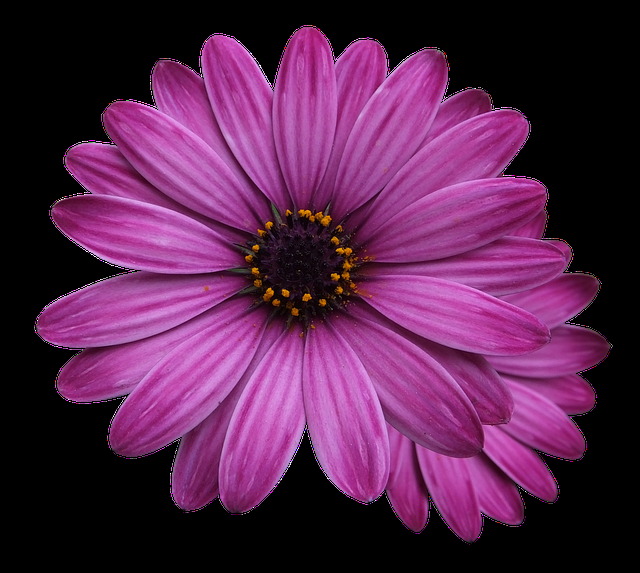
#> input picture Goruntu_Isleme/flower.png, 640 x 573 px
$ python yeni.py
#> lines starting #> are read from the running program, lines starting #| are printed output that depends on the picture
import cv2
import matplotlib.pyplot as plt
import numpy as np

foto=cv2.imread("flower.png")
#> foto is the input picture: shape (573, 640, 3); mean B, G, R 77, 35.5, 86.7
cv2.imshow("Renkli_Foto",foto)

B = foto[:,:,0]
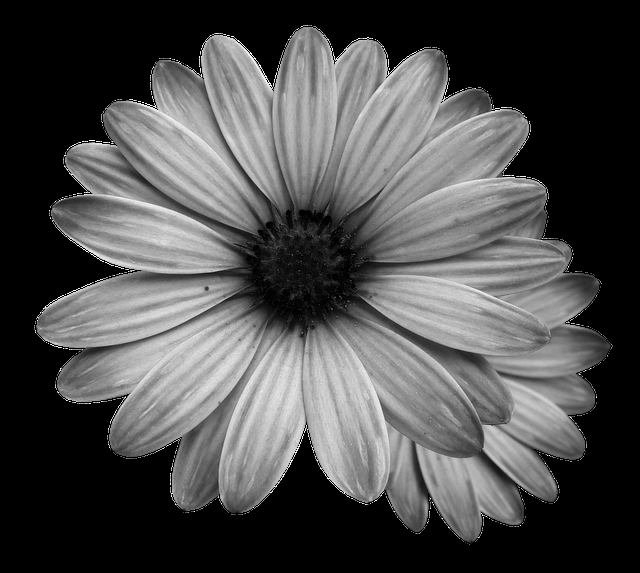
#> B: shape (573, 640); min 0, max 255, mean 77
G = foto[:,:,1]
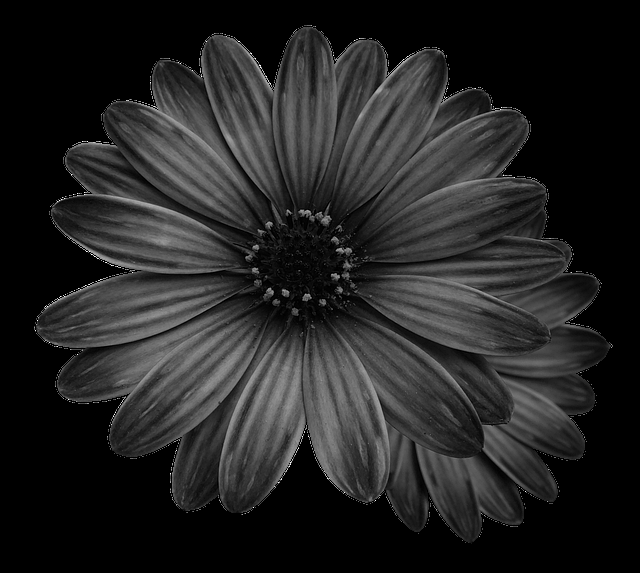
#> G: shape (573, 640); min 0, max 255, mean 35.5
R = foto[:,:,2]
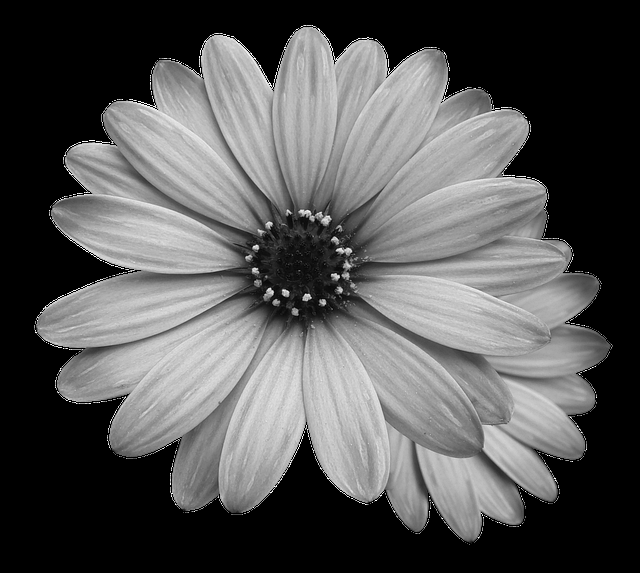
#> R: shape (573, 640); min 0, max 255, mean 86.7


from matplotlib import pyplot as plt
#grileştirme formulu:
imgGray = 0.2989 * R + 0.5870 * G + 0.1140 * B
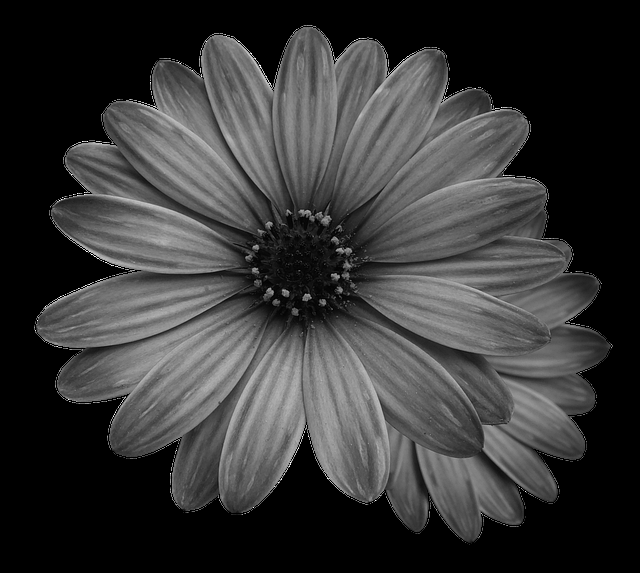
#> imgGray: shape (573, 640) float64; min 0, max 255, mean 55.5
plt.imshow(imgGray, cmap='gray')
plt.show()


histog = np.zeros(256)
for i in range(foto.shape[0]):
    for j in range(foto.shape[1]):
        pixel_deg= foto[i, j]
        histog[pixel_deg] += 1
#> after the loop, histog = 256 values, max 162294 at index 0, min 2 at index 250, mean 3024.3

plt.bar(range(256), histog)
plt.show()
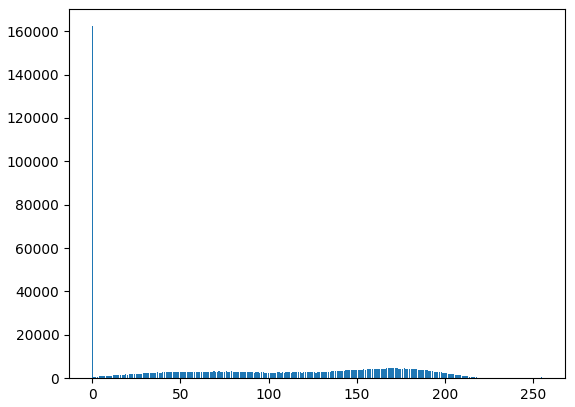
#> figure drawn by matplotlib, 1 panel; tallest bar 162294 high, from x = -0.4 to 0.4
